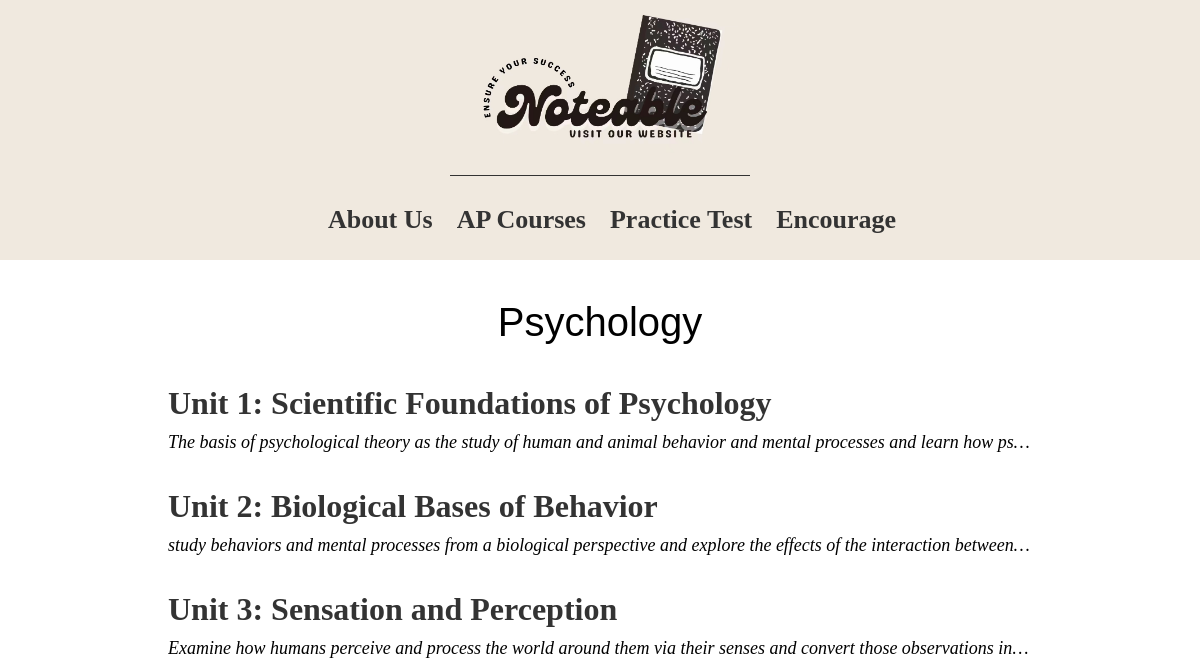
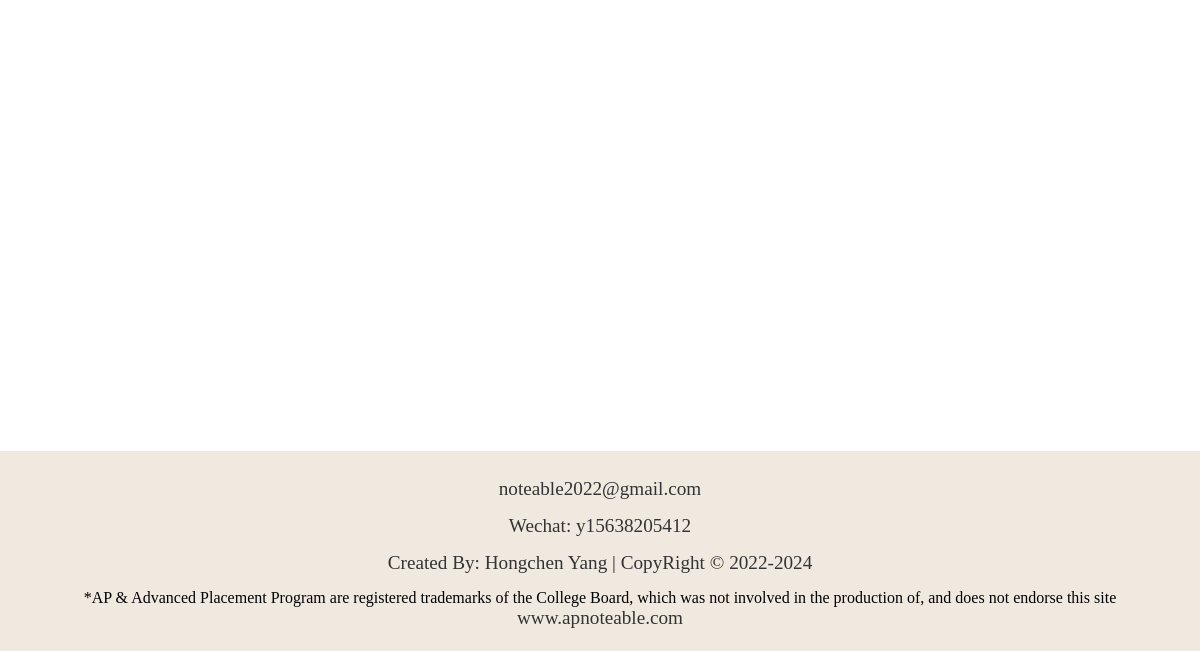
Page /course/psychology/ on the earlier database version (2 pictures, top to bottom).
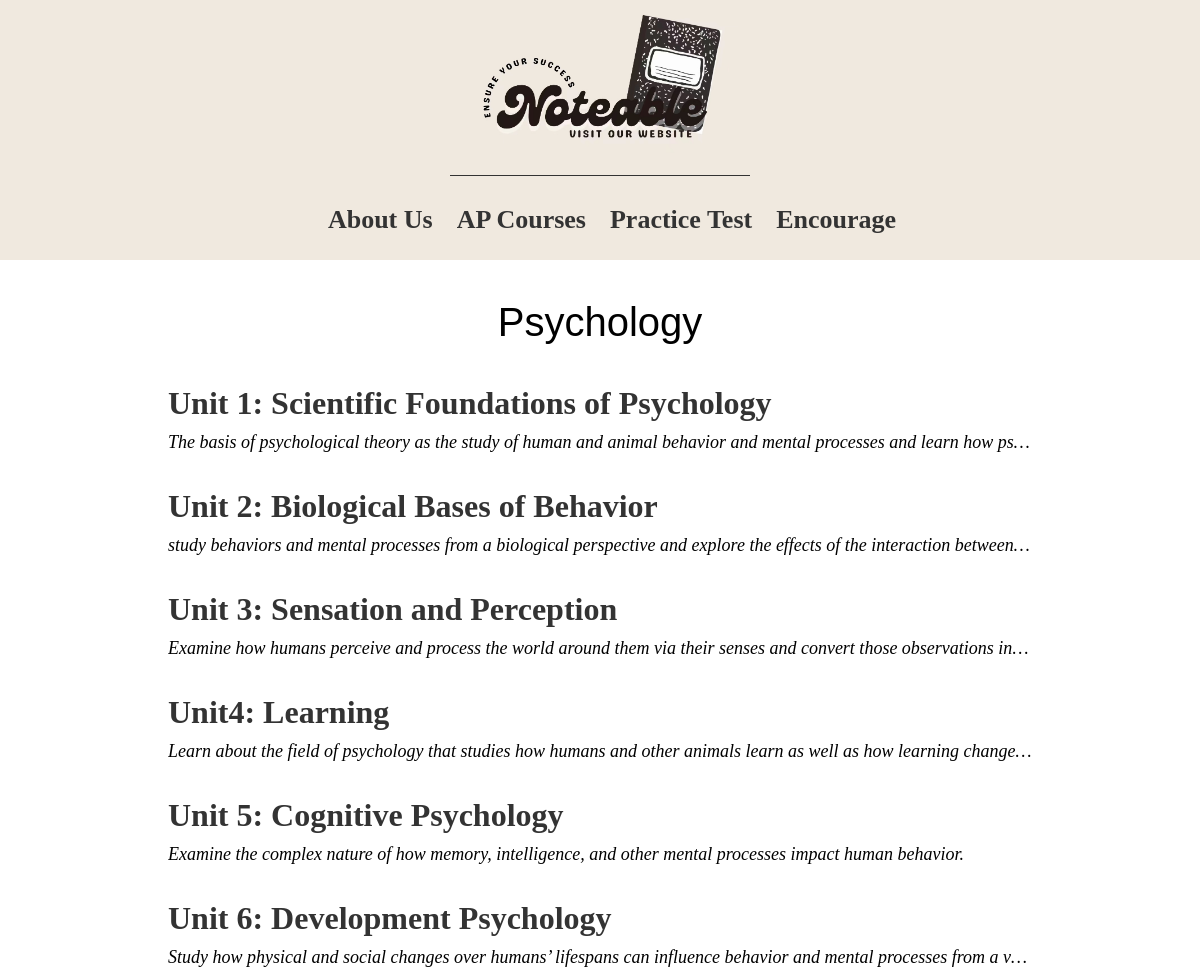
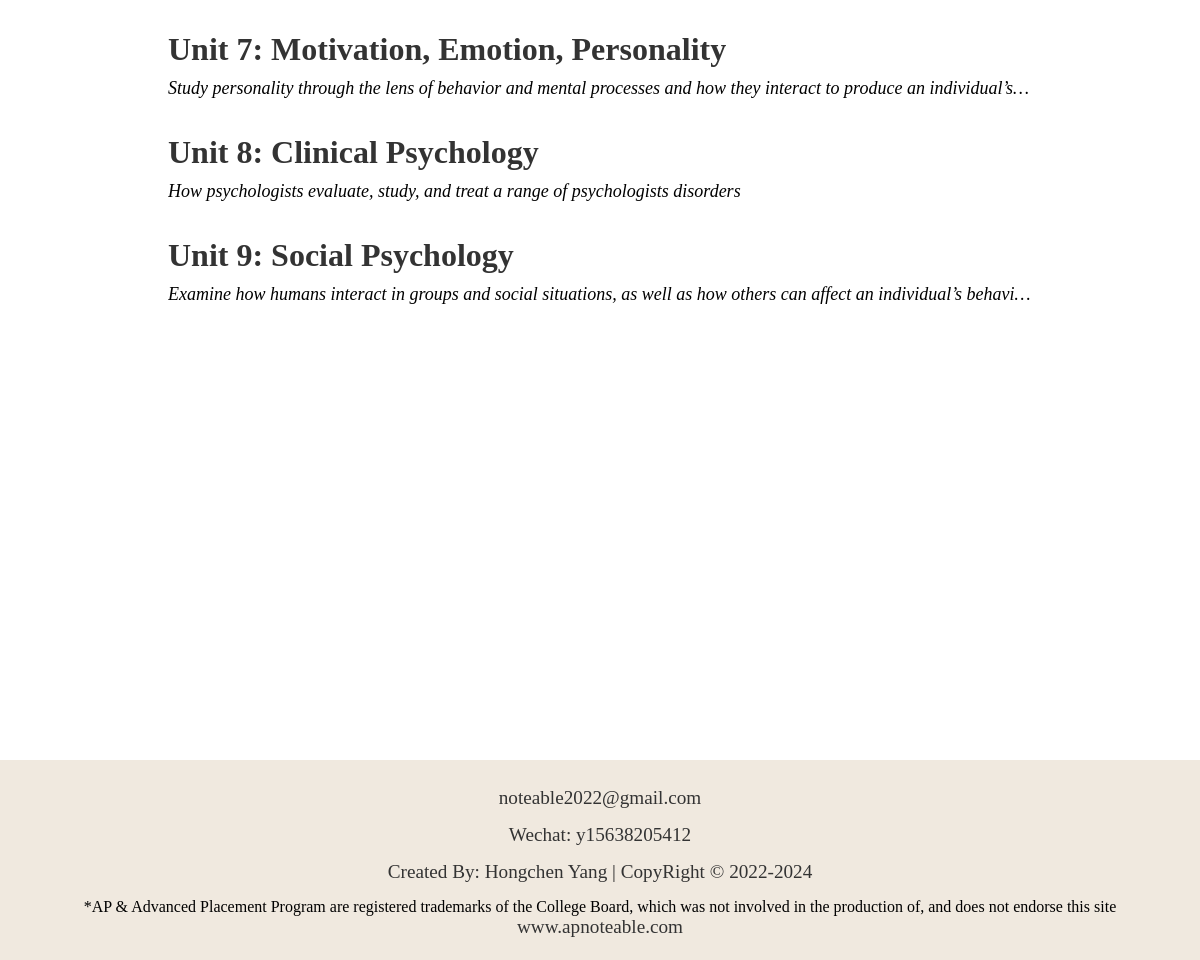
Same page on the later database version (2 pictures, top to bottom).
### course/models.py (models this page shows, shortened)
class Psychology(models.Model):
    title = models.CharField(max_length = 50) #chapter title
    intro = models.CharField(max_length = 288,default = "") # breif intorduce of chapter
    notes = RichTextField(null=True) #notes
    """ notes = models.TextField(default="") #notes """

### course/views.py (the view)
# urls.py: path("psychology/", views.psychology, name='psychology'), #psychology page
def psychology(request):
    psychology = Psychology.objects.all()
    context = {"psychology":psychology}
    return render(request,'course/psychology.html',context)

### templates/course/psychology.html
{% extends 'navigation.html' %}
{% load static %}
{% block content %}
<link rel="stylesheet" href="{% static 'course/css/chapter.css'%}">
<div class="chapter-wrapper">
    <div class="title">
        <a href="{% url 'course' %}">Psychology</a>
    </div>
    <ul class="chapter center">
        {% for chapter in psychology %}
        <li>
            <a href="{% url 'psychology_notes' chapter.id %}">{{ chapter.title }}</a>
            <p>{{ chapter.intro }}</p>
        </li>
        {% endfor %}
    </ul>
</div>
{% endblock %}

Differences in the rows shown:
added Psychology: title "Unit4: Learning", intro "Learn about the field of psychology that studies how humans and other animals learn as well as how learning change…"
added Psychology: title "Unit 5: Cognitive Psychology", intro "Examine the complex nature of how memory, intelligence, and other mental processes impact human behavior."
added Psychology: title "Unit 6: Development Psychology", intro "Study how physical and social changes over humans’ lifespans can influence behavior and mental processes from a v…"
added Psychology: title "Unit 7: Motivation, Emotion, Personality", intro "Study personality through the lens of behavior and mental processes and how they interact to produce an individual’s…"
added Psychology: title "Unit 8: Clinical Psychology", intro "How psychologists evaluate, study, and treat a range of psychologists disorders"
added Psychology: title "Unit 9: Social Psychology", intro "Examine how humans interact in groups and social situations, as well as how others can affect an individual’s behavi…"
